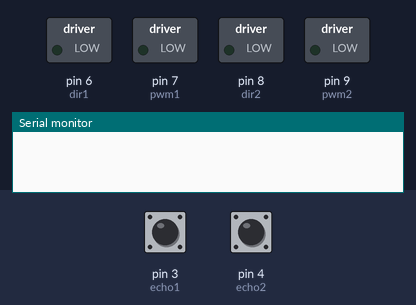
Recording of a sketch running on a simulated Arduino Uno, built with avr-gcc and run on an emulated ATmega328P. Shown: switched loads named in the sketch (green lamp = pin HIGH), the last lines printed to the serial monitor. The test bench sets the inputs (shaded band); at power-on: pin 3 (echo1) LOW, pin 4 (echo2) LOW. Pins used as bus, display or sensor lines are not drawn.

Above: at 1.2 s.
1.3 s: pin 3 (echo1) pulsed HIGH 5 times (0.12 s each, 0.3 s apart)
At 2.8 s:
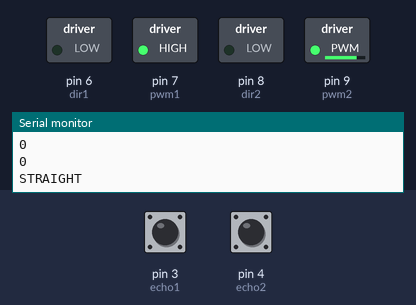
At 4.5 s:
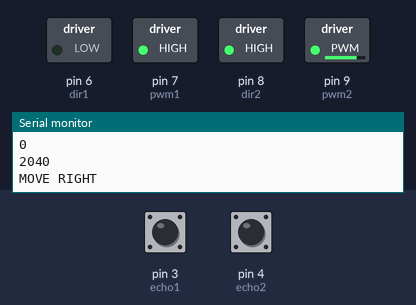
5.8 s: pin 4 (echo2) pulsed HIGH 5 times (0.12 s each, 0.3 s apart)
At 7.2 s:
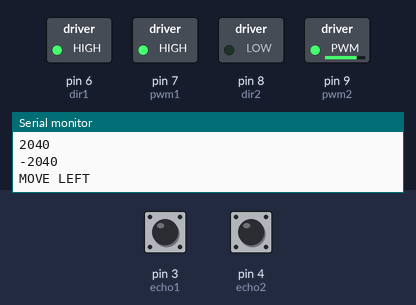
Timing chart, 0 to 10.4 s (numbered marks = the images above; inputs shaded):
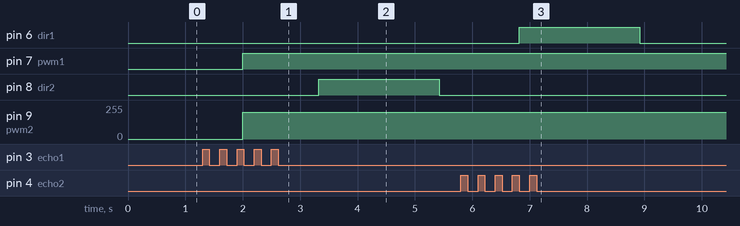

The sketch:

Wall_Following_Bot.ino
```cpp
#define pwm1 7
#define dir1 6
#define pwm2 9
#define dir2 8
#define trig1 10
#define trig2 5
#define echo1 3
#define echo2 4
void setup() {
  pinMode(pwm1,OUTPUT);
  pinMode(pwm2,OUTPUT);
  pinMode(dir1,OUTPUT);
  pinMode(dir2,OUTPUT);
  pinMode(trig1,OUTPUT);
  pinMode(trig2,OUTPUT);
  pinMode(echo1,INPUT);
  pinMode(echo2,INPUT);
  Serial.begin(9600);
  // put your setup code here, to run once:

}
long duration1=0;
long duration2=0;
int distance1=0;
int distance2=0;
int motor_speed1=200;
int motor_speed2=200;
int slow1=100;
int slow2=100;
int diff=0;
void loop() {
  sensor1(trig1,echo1);
  distance1=0.034*duration1/2;
  sensor2(trig2,echo2);
  distance2=0.034*duration2/2;
  diff = distance1 - distance2;
  Serial.println(distance1);
  Serial.println(distance2);
  Serial.println(diff);
  if(diff>4)
  {
    analogWrite(pwm1,motor_speed1);
    analogWrite(pwm2,motor_speed2);
    digitalWrite(dir1,LOW);
    digitalWrite(dir2,HIGH);
    Serial.println("MOVE RIGHT");
  }
  if(diff<-3)
  {
    analogWrite(pwm1,motor_speed1);
    analogWrite(pwm2,motor_speed2);
    digitalWrite(dir1,HIGH);
    digitalWrite(dir2,LOW);
    Serial.println("MOVE LEFT");
  }
  /*if(distance2>=20 && distance2<=15)
  {
    analogWrite(pwm1,motor_speed1);
    analogWrite(pwm2,motor_speed2);
    digitalWrite(dir1,LOW);
    digitalWrite(dir2,HIGH);
  }
  if(distance2<15)
  {
    analogWrite(pwm1,motor_speed1);
    analogWrite(pwm2,motor_speed2);
    digitalWrite(dir1,HIGH);
    digitalWrite(dir2,LOW);
  }*/
 if(diff<=4 && diff>=-3)
  {
    analogWrite(pwm1,motor_speed1);
    analogWrite(pwm2,motor_speed2);
    digitalWrite(dir1,LOW);
    digitalWrite(dir2,LOW);
    Serial.println("STRAIGHT");
  }

  delay(100);
}
void sensor1(int trig, int echo)
{
  digitalWrite(trig,LOW);
  delayMicroseconds(2);
  digitalWrite(trig,HIGH);
  delayMicroseconds(10);
  duration1=pulseIn(echo,HIGH);
}
void sensor2(int trig, int echo)
{
  digitalWrite(trig,LOW);
  delayMicroseconds(2);
  digitalWrite(trig,HIGH);
  delayMicroseconds(10);
  duration2=pulseIn(echo,HIGH);
}
```

Measured:
- after the input at 1.3 s, pin 8 (dir2): LOW → HIGH after 2.0 s, → LOW 2.1 s later
- after the input at 5.8 s, pin 6 (dir1): LOW → HIGH after 1.0 s, → LOW 2.1 s later
